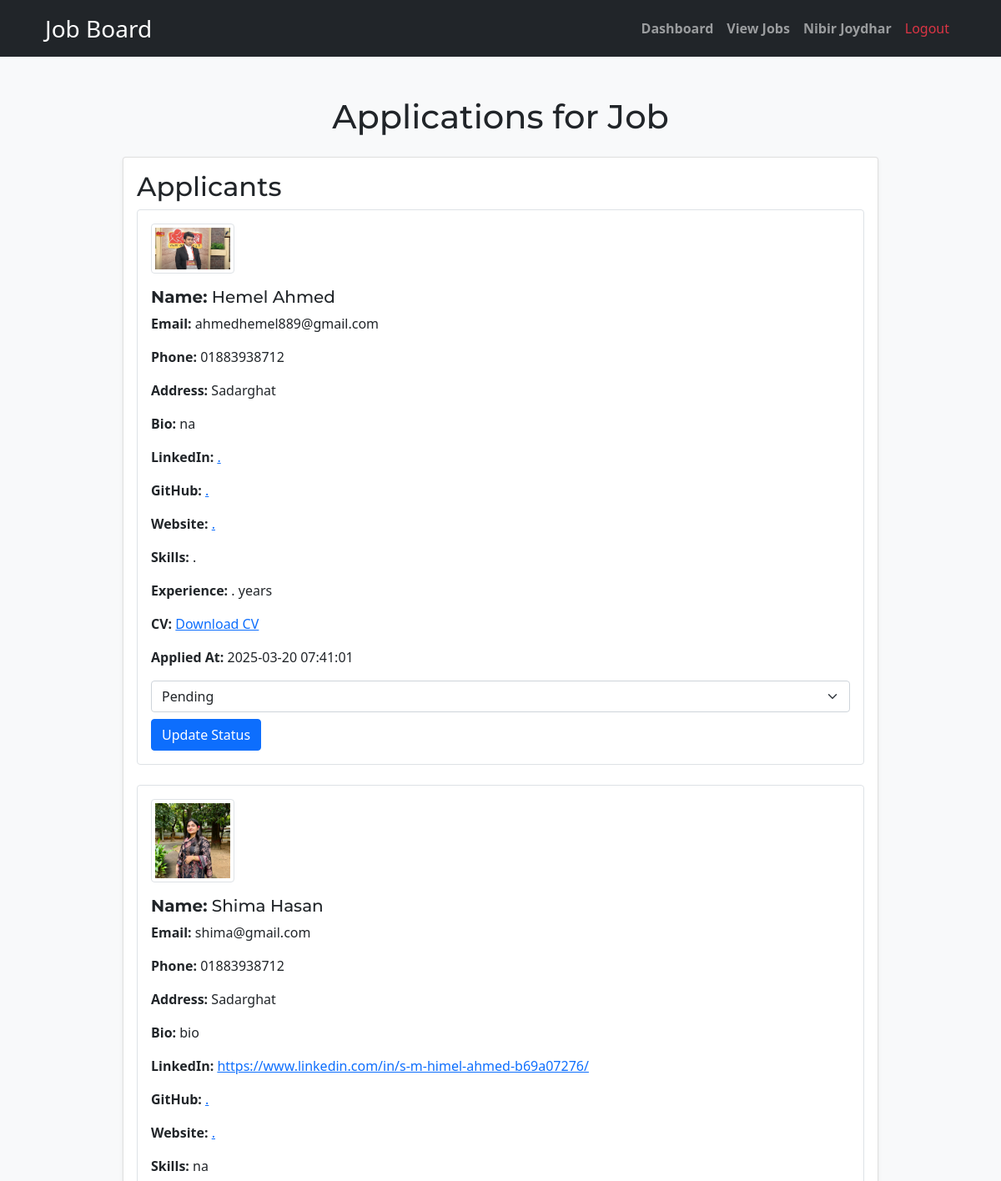
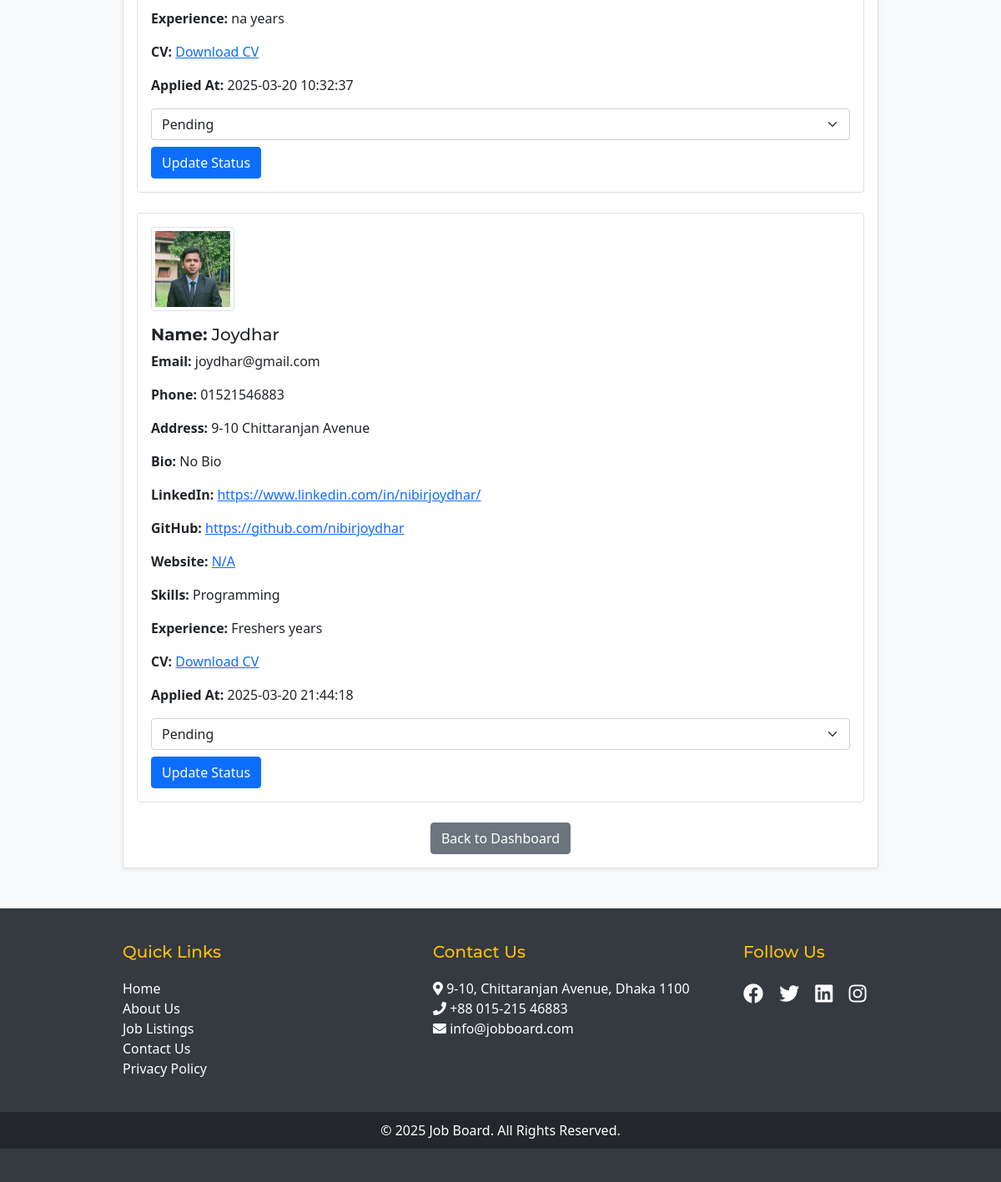
The page /view_applications.php?job_id=9 (signed in) on the database its author committed (2 pictures, top to bottom).
### tables this page shows
CREATE TABLE `applications` (
  `id` int(11) NOT NULL,
  `job_id` int(11) NOT NULL,
  `user_id` int(11) NOT NULL,
  `cv` varchar(255) DEFAULT NULL,
  `status` enum('pending','accepted','rejected') DEFAULT 'pending',
  `applied_at` timestamp NOT NULL DEFAULT current_timestamp()
);

CREATE TABLE `profiles` (
  `id` int(11) NOT NULL,
  `user_id` int(11) NOT NULL,
  `full_name` varchar(255) NOT NULL,
  `bio` text DEFAULT NULL,
  `profile_photo` varchar(255) DEFAULT NULL,
  `phone` varchar(20) DEFAULT NULL,
  `address` varchar(255) DEFAULT NULL,
  `linkedin` varchar(255) DEFAULT NULL,
  `github` varchar(255) DEFAULT NULL,
  `website` varchar(255) DEFAULT NULL,
  `cv` varchar(255) DEFAULT NULL,
  `skills` varchar(255) DEFAULT NULL,
  `experience` text DEFAULT NULL,
  `created_at` timestamp NOT NULL DEFAULT current_timestamp(),
  `updated_at` timestamp NOT NULL DEFAULT current_timestamp() ON UPDATE current_timestamp()
);

CREATE TABLE `users` (
  `id` int(11) NOT NULL,
  `name` varchar(100) NOT NULL,
  `email` varchar(100) NOT NULL,
  `password` varchar(255) NOT NULL,
  `role` enum('job_seeker','employer','admin') NOT NULL,
  `created_at` timestamp NOT NULL DEFAULT current_timestamp(),
  `status` enum('active','inactive') NOT NULL DEFAULT 'active',
  `is_verified` tinyint(1) DEFAULT 0,
  `verification_code` varchar(255) DEFAULT NULL
);

### view_applications.php (the view, shortened to what this page needs)
<?php
include('includes/db.php');
if (isset($_GET['job_id'])) {
    $job_id = $conn->real_escape_string($_GET['job_id']);
    $sql = "SELECT applications.*, users.email, profiles.full_name, profiles.profile_photo, profiles.bio, profiles.phone, profiles.address,
                   profiles.linkedin, profiles.github, profiles.website, profiles.skills, profiles.experience, profiles.cv
            FROM applications
            JOIN users ON applications.user_id = users.id
            LEFT JOIN profiles ON users.id = profiles.user_id
            WHERE applications.job_id = '$job_id'";
    $result = $conn->query($sql);
} else {
    echo "<div class='alert alert-danger'>Invalid job ID.</div>";
    exit();
}
?>
<!DOCTYPE html>
<html>
<head>
    <?php include('headlink.php'); ?>
</head>
<body class="bg-light">
<?php include('header.php'); ?>
    <div class="container mt-5">
        <h1 class="text-center mb-4">Applications for Job</h1>
        <div class="row">
            <div class="col-md-10 mx-auto">
                <div class="card shadow-sm">
                    <div class="card-body">
                        <h2 class="card-title">Applicants</h2>
                        <?php
                        if ($result->num_rows > 0) {
                            while ($row = $result->fetch_assoc()) {
                                echo "<div class='mb-4 border p-3 rounded'>";
                                if (!empty($row['profile_photo'])) {
                                    echo "<img src='" . $row['profile_photo'] . "' alt='Profile Photo' class='img-thumbnail mb-3' width='100'>";
                                }
                                echo "<h5><strong>Name:</strong> " . ($row['full_name'] ? $row['full_name'] : "Not provided") . "</h5>";
                                echo "<p><strong>Email:</strong> " . $row['email'] . "</p>";
                                echo "<p><strong>Phone:</strong> " . ($row['phone'] ? $row['phone'] : "Not provided") . "</p>";
                                echo "<p><strong>Address:</strong> " . ($row['address'] ? $row['address'] : "Not provided") . "</p>";
                                echo "<p><strong>Bio:</strong> " . ($row['bio'] ? $row['bio'] : "No bio available") . "</p>";
                                if (!empty($row['linkedin'])) {
                                    echo "<p><strong>LinkedIn:</strong> <a href='" . $row['linkedin'] . "' target='_blank'>" . $row['linkedin'] . "</a></p>";
                                }
                                if (!empty($row['github'])) {
                                    echo "<p><strong>GitHub:</strong> <a href='" . $row['github'] . "' target='_blank'>" . $row['github'] . "</a></p>";
                                }
                                if (!empty($row['website'])) {
                                    echo "<p><strong>Website:</strong> <a href='" . $row['website'] . "' target='_blank'>" . $row['website'] . "</a></p>";
                                }
                                echo "<p><strong>Skills:</strong> " . ($row['skills'] ? $row['skills'] : "Not provided") . "</p>";
                                echo "<p><strong>Experience:</strong> " . ($row['experience'] ? $row['experience'] . " years" : "Not provided") . "</p>";
                                if (!empty($row['cv'])) {
                                    echo "<p><strong>CV:</strong> <a href='" . $row['cv'] . "' target='_blank'>Download CV</a></p>";
                                } else {
                                    echo "<p><strong>CV:</strong> Not provided</p>";
                                }
                                echo "<p><strong>Applied At:</strong> " . $row['applied_at'] . "</p>";
                                echo "<form method='POST' action='view_applications.php?job_id=$job_id'>";
                                echo "<select name='status' class='form-select'>";
                                echo "<option value='Pending'" . ($row['status'] === 'Pending' ? ' selected' : '') . ">Pending</option>";
                                echo "</select>";
                                echo "<button type='submit' name='update_status' class='btn btn-primary mt-2'>Update Status</button>";
                                echo "</form>";
                                echo "</div>";
                            }
                        } else {
                            echo "<p>No applications found for this job.</p>";
                        }
                        ?>
                        <div class="text-center mt-3">
                            <a href="employer_dashboard.php" class="btn btn-secondary">Back to Dashboard</a>
                        </div>
                    </div>
                </div>
            </div>
        </div>
    </div>
    <?php include('footer.php'); ?>
</body>
</html>

### css/styles.css (style rules this page uses)
body { background-color: #f8f9fa; }
.card { border-radius: 12px; }
.btn { border-radius: 8px; }

### css/custom.css (style rules this page uses)
body { background-color: #f8f9fa; }
.card { border: none; border-radius: 10px; transition: transform 0.3s ease; }
.btn-primary { background-color: #007bff; border-color: #007bff; }
body { font-family: 'Poppins', sans-serif; }
h1, h2, h3, h4, h5, h6 { font-family: 'Montserrat', sans-serif; }

### rows shown on the page
applications: profiles.profile_photo (picture), profiles.full_name "Hemel Ahmed", user.email "ahmedhemel889@gmail.com", profiles.phone "01883938712", profiles.address "Sadarghat", profiles.bio "na", profiles.linkedin ".", profiles.github ".", profiles.website ".", profiles.skills ".", profiles.experience ".", applied_at "2025-03-20 07:41:01"
applications: profiles.profile_photo (picture), profiles.full_name "Shima Hasan", user.email "shima@gmail.com", profiles.phone "01883938712", profiles.address "Sadarghat", profiles.bio "bio", profiles.linkedin "https://www.linkedin.com/in/s-m-himel-ahmed-b69a07276/", profiles.github ".", profiles.website ".", profiles.skills "na", profiles.experience "na", applied_at "2025-03-20 10:32:37"
applications: profiles.profile_photo (picture), profiles.full_name "Joydhar", user.email "joydhar@gmail.com", profiles.phone "01521546883", profiles.address "9-10 Chittaranjan Avenue", profiles.bio "No Bio", profiles.linkedin "https://www.linkedin.com/in/nibirjoydhar/", profiles.github "https://github.com/nibirjoydhar", profiles.website "N/A", profiles.skills "Programming", profiles.experience "Freshers", applied_at "2025-03-20 21:44:18"

### other values the page prints
$_SESSION['name'] "Nibir Joydhar"
